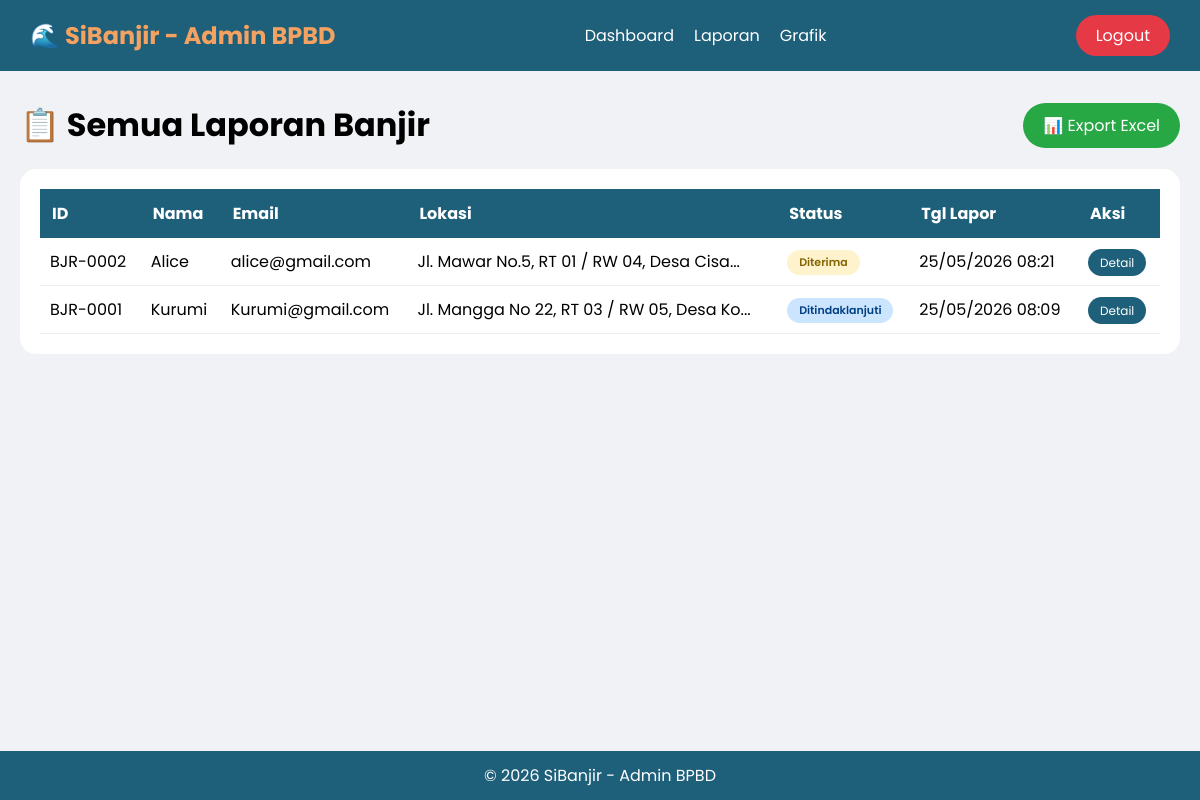
Screenshot of /banjir_track/admin/laporan.php (signed in) with the database file from the repository.
### tables this page shows
CREATE TABLE `laporan` (
  `id` int(11) NOT NULL,
  `nama_pelapor` varchar(100) NOT NULL,
  `email` varchar(100) NOT NULL,
  `jalan` varchar(255) NOT NULL,
  `foto` varchar(255) DEFAULT NULL,
  `keterangan` text DEFAULT NULL,
  `latitude` varchar(20) DEFAULT NULL,
  `longitude` varchar(20) DEFAULT NULL,
  `status` enum('diterima','ditindaklanjuti','dikerjakan','selesai') DEFAULT 'diterima',
  `catatan_admin` text DEFAULT NULL,
  `created_at` datetime DEFAULT current_timestamp(),
  `updated_at` datetime DEFAULT current_timestamp() ON UPDATE current_timestamp()
);

### banjir_track/admin/laporan.php (the view, shortened to what this page needs)
<?php
include '../includes/header_admin.php';
include '../config/database.php';
$limit = 10;
$page = isset($_GET['page']) ? (int)$_GET['page'] : 1;
$offset = ($page - 1) * $limit;
$query = "SELECT * FROM laporan ORDER BY created_at DESC LIMIT $limit OFFSET $offset";
$result = mysqli_query($conn, $query);
?>
<div style="display: flex; justify-content: space-between; align-items: center; margin-bottom: 20px;">
    <h1>📋 Semua Laporan Banjir</h1>
    <a href="laporan_excel.php" style="background: #28a745; color: white; padding: 10px 20px; border-radius: 25px; text-decoration: none;">📊 Export Excel</a>
</div>
<div class="table-container">
    <table>
        <thead>
            <tr>
                <th>ID</th>
                <th>Nama</th>
                <th>Email</th>
                <th>Lokasi</th>
                <th>Status</th>
                <th>Tgl Lapor</th>
                <th>Aksi</th>
            </tr>
        </thead>
        <tbody>
            <?php while ($row = mysqli_fetch_assoc($result)): ?>
            <tr>
                <td>BJR-<?= str_pad($row['id'], 4, '0', STR_PAD_LEFT) ?></td>
                <td><?= $row['nama_pelapor'] ?></td>
                <td><?= $row['email'] ?></td>
                <td><?= substr($row['jalan'], 0, 40) ?>...</td>
                <td><span class="status-badge status-<?= $row['status'] ?>"><?= ucfirst($row['status']) ?></span></td>
                <td><?= date('d/m/Y H:i', strtotime($row['created_at'])) ?></td>
                <td><a href="detail_laporan.php?id=<?= $row['id'] ?>" class="btn-detail">Detail</a></td>
            </tr>
            <?php endwhile; ?>
        </tbody>
    </table>
</div>
<?php include '../includes/footer_admin.php'; ?>

### banjir_track/includes/header_admin.php (style rules this page uses)
* { margin: 0; padding: 0; box-sizing: border-box; }
body { font-family: 'Poppins', sans-serif; background: #f0f2f5; display: flex; flex-direction: column; min-height: 100vh; }

### banjir_track/admin/laporan.php (style rules this page uses)
.table-container { background: white; border-radius: 16px; padding: 20px; overflow-x: auto; }
table { width: 100%; border-collapse: collapse; }
th { background: #1e5f7a; color: white; padding: 12px; text-align: left; }
td { padding: 10px; border-bottom: 1px solid #eee; }
.status-badge { padding: 4px 12px; border-radius: 20px; font-size: 11px; font-weight: 600; display: inline-block; }
.status-diterima { background: #fff3cd; color: #856404; }
.status-ditindaklanjuti { background: #cce5ff; color: #004085; }
.btn-detail { background: #1e5f7a; color: white; padding: 5px 12px; border-radius: 15px; text-decoration: none; font-size: 12px; }

### rows the page displays
laporan: id "0002", nama_pelapor "Alice", email "alice@gmail.com", jalan "Jl. Mawar No.5, RT 01 / RW 04, Desa Cisa", status "Diterima", created_at "25/05/2026 08:21"
laporan: id "0001", nama_pelapor "Kurumi", email "Kurumi@gmail.com", jalan "Jl. Mangga No 22, RT 03 / RW 05, Desa Ko", status "Ditindaklanjuti", created_at "25/05/2026 08:09"
